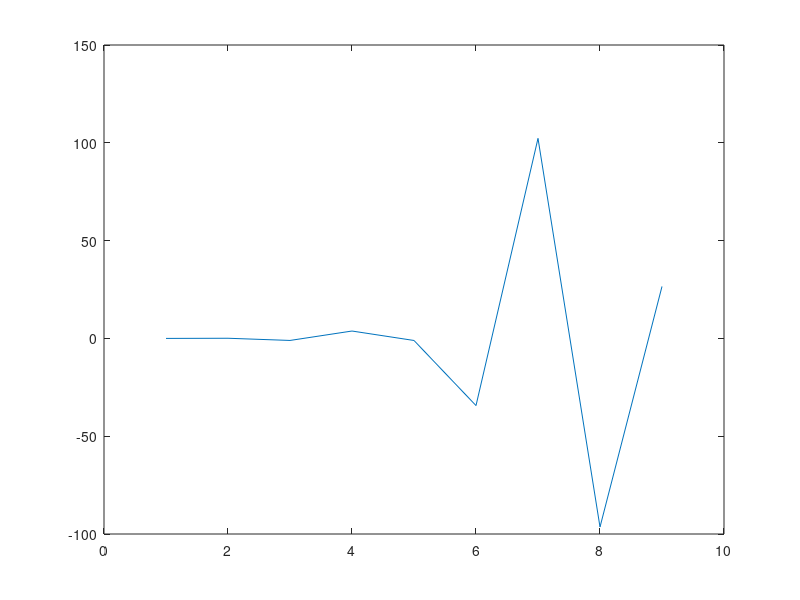

Reproduce this figure in MATLAB.
PointData=[-4.2490 -0.8599;
    -4.230607 -0.8277521;
    -4.1745229 -0.79347879;
    -4.0552773 -0.7479157;
    -3.8535058 -0.69086123;
    -3.6240239 -0.63797694;
    -3.328908 -0.57846528;
    -3.0118942 -0.52067065;
    -2.663825 -0.46204835;
    -2.115184 -0.37608668];
PointData(:,1)=PointData(:,1)-(-4.2490);
PointData(:,2)=PointData(:,2)-(-0.8599);

nl1=length(PointData(:,1));
PointX=PointData(2:nl1,1);
PointY=PointData(2:nl1,2);

PointA=[-2.10921 -0.699441]'-[-4.2490 -0.8599]';
k_zita=PointA(2)/PointA(1);

dev=PointData(nl1,1)/nl1;
zita=dev:dev:PointData(nl1,1);

C=zeros(nl1-1,nl1-1);
for i=1:nl1-1
   for j=1:nl1-1
      C(i,j)= PointY(i)/((PointX(i)-zita(j))^2+(PointY(i)-k_zita*zita(j))^2);
   end
end

m=C^-1*PointY;
plot(m)